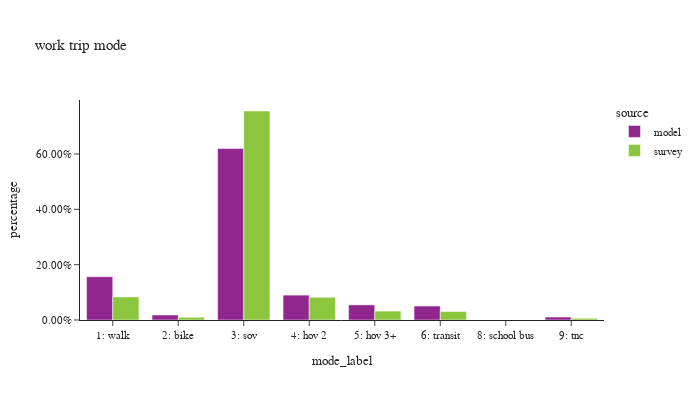

Here is the notebook cell this chart was saved with:
### Code cell
df_plot = wk_trip.groupby(['source','mode_label'])['trexpfac'].sum().reset_index()
df_plot['percentage'] = df_plot.groupby(['source'], group_keys=False)['trexpfac']. \
    apply(lambda x: x / float(x.sum()))

df_plot_ct = wk_trip.groupby(['source','mode_label'])['trexpfac'].count().reset_index(). \
    rename(columns={'trexpfac':'sample count'})
df_plot = df_plot.merge(df_plot_ct, on=['source','mode_label'])

fig = px.bar(df_plot.sort_values(by=['source']), x="mode_label", y="percentage", color="source",
             barmode="group",hover_data=['sample count'],title="work trip mode")
fig.update_layout(height=400, width=700, font=dict(size=11),
                  xaxis = dict(dtick = 1, categoryorder='category ascending'),
                  yaxis=dict(tickformat=".2%"))
fig.show()

### Figure 1 — Plotly figure (JSON) as saved in the notebook; plotly's stock layout.template omitted (floating-point values rounded to 4 significant figures)
{"data": [{"alignmentgroup": "True", "customdata": [[458750], [53062], [1816505], [263645], [160482], [148015], [54], [31254]], "hovertemplate": "source=model<br>mode_label=%{x}<br>percentage=%{y}<br>sample count=%{customdata[0]}<extra></extra>", "legendgroup": "model", "marker": {"color": "#91268F", "pattern": {"shape": ""}}, "name": "model", "offsetgroup": "model", "orientation": "v", "showlegend": true, "textposition": "auto", "type": "bar", "x": ["1: walk", "2: bike", "3: sov", "4: hov 2", "5: hov 3+", "6: transit", "8: school bus", "9: tnc"], "xaxis": "x", "y": [0.1565, 0.0181, 0.6196, 0.08993, 0.05474, 0.05049, 1.842e-05, 0.01066], "yaxis": "y"}, {"alignmentgroup": "True", "customdata": [[642], [159], [2550], [222], [84], [354], [20]], "hovertemplate": "source=survey<br>mode_label=%{x}<br>percentage=%{y}<br>sample count=%{customdata[0]}<extra></extra>", "legendgroup": "survey", "marker": {"color": "#8CC63E", "pattern": {"shape": ""}}, "name": "survey", "offsetgroup": "survey", "orientation": "v", "showlegend": true, "textposition": "auto", "type": "bar", "x": ["1: walk", "2: bike", "3: sov", "4: hov 2", "5: hov 3+", "6: transit", "9: tnc"], "xaxis": "x", "y": [0.08338, 0.009929, 0.7555, 0.08219, 0.03219, 0.03058, 0.006242], "yaxis": "y"}], "layout": {"barmode": "group", "font": {"size": 11}, "height": 400, "legend": {"title": {"text": "source"}, "tracegroupgap": 0}, "title": {"text": "work trip mode"}, "width": 700, "xaxis": {"anchor": "y", "categoryorder": "category ascending", "domain": [0.0, 1.0], "dtick": 1, "title": {"text": "mode_label"}}, "yaxis": {"anchor": "x", "domain": [0.0, 1.0], "tickformat": ".2%", "title": {"text": "percentage"}}}}
